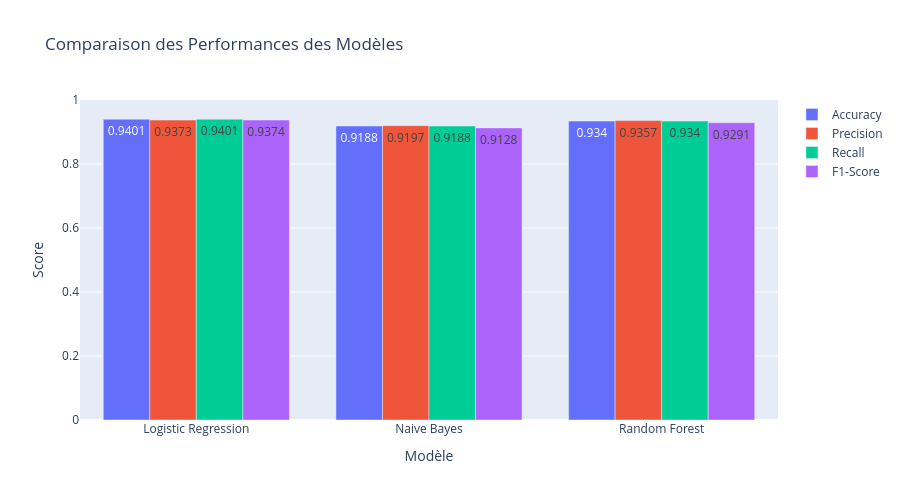

Here is the notebook cell this chart was saved with:
### Markdown cell above
## 8️⃣ Évaluation des modèles

Comparaison des performances des 3 modèles avec différentes métriques.

### Code cell
# Créer un DataFrame avec les résultats
results_df = pd.DataFrame({
    'Modèle': list(results.keys()),
    'Accuracy': [results[m]['accuracy'] for m in results.keys()],
    'Precision': [results[m]['precision'] for m in results.keys()],
    'Recall': [results[m]['recall'] for m in results.keys()],
    'F1-Score': [results[m]['f1'] for m in results.keys()],
    'Temps (s)': [results[m]['training_time'] for m in results.keys()]
})

print("=" * 80)
print("COMPARAISON DES MODÈLES")
print("=" * 80)
print(results_df.to_string(index=False))
print("=" * 80)

# Visualiser la comparaison
fig = go.Figure()

metrics = ['Accuracy', 'Precision', 'Recall', 'F1-Score']
for metric in metrics:
    fig.add_trace(go.Bar(
        name=metric,
        x=results_df['Modèle'],
        y=results_df[metric],
        text=results_df[metric].round(4),
        textposition='auto'
    ))

fig.update_layout(
    title='Comparaison des Performances des Modèles',
    xaxis_title='Modèle',
    yaxis_title='Score',
    barmode='group',
    yaxis_range=[0, 1],
    height=500
)

fig.show()

# Identifier le meilleur modèle
best_model_name = results_df.loc[results_df['F1-Score'].idxmax(), 'Modèle']
best_f1 = results_df['F1-Score'].max()
print(f"\nMeilleur modèle: {best_model_name} (F1-Score: {best_f1:.4f})")

### Figure 1 — Plotly figure (JSON) as saved in the notebook; plotly's stock layout.template omitted (floating-point values rounded to 4 significant figures)
{"data": [{"name": "Accuracy", "text": [0.9401, 0.9188, 0.934], "textposition": "auto", "type": "bar", "x": ["Logistic Regression", "Naive Bayes", "Random Forest"], "y": [0.9401, 0.9188, 0.934]}, {"name": "Precision", "text": [0.9373, 0.9197, 0.9357], "textposition": "auto", "type": "bar", "x": ["Logistic Regression", "Naive Bayes", "Random Forest"], "y": [0.9373, 0.9197, 0.9357]}, {"name": "Recall", "text": [0.9401, 0.9188, 0.934], "textposition": "auto", "type": "bar", "x": ["Logistic Regression", "Naive Bayes", "Random Forest"], "y": [0.9401, 0.9188, 0.934]}, {"name": "F1-Score", "text": [0.9374, 0.9128, 0.9291], "textposition": "auto", "type": "bar", "x": ["Logistic Regression", "Naive Bayes", "Random Forest"], "y": [0.9374, 0.9128, 0.9291]}], "layout": {"barmode": "group", "height": 500, "title": {"text": "Comparaison des Performances des Modèles"}, "xaxis": {"title": {"text": "Modèle"}}, "yaxis": {"range": [0, 1], "title": {"text": "Score"}}}}
